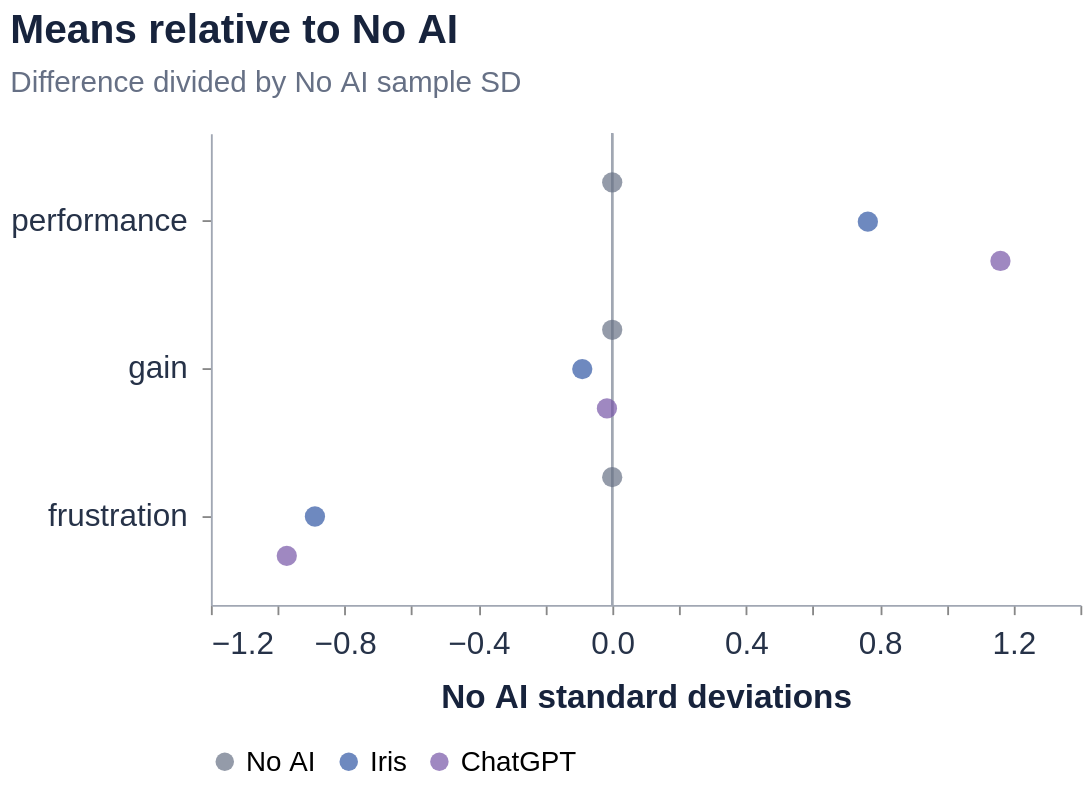

Write the Vega-Lite specification saved for this chart.
### Vega-Lite specification from a JSON file in a GitHub repository (floating-point values rounded to 4 significant figures)
{"$schema": "https://vega.github.io/schema/vega-lite/v6.json", "width": 470, "height": 255, "data": {"values": [{"group": "No AI", "metric": "performance", "standardized": 0}, {"group": "Iris", "metric": "performance", "standardized": 0.7644}, {"group": "ChatGPT", "metric": "performance", "standardized": 1.161}, {"group": "No AI", "metric": "gain", "standardized": 0}, {"group": "Iris", "metric": "gain", "standardized": -0.08952}, {"group": "ChatGPT", "metric": "gain", "standardized": -0.01576}, {"group": "No AI", "metric": "frustration", "standardized": 0}, {"group": "Iris", "metric": "frustration", "standardized": -0.8889}, {"group": "ChatGPT", "metric": "frustration", "standardized": -0.9731}]}, "title": {"text": "Means relative to No AI", "subtitle": "Difference divided by No AI sample SD"}, "layer": [{"mark": {"type": "rule", "color": "#a1a7b3"}, "encoding": {"x": {"datum": 0}}}, {"mark": {"type": "point", "filled": true, "size": 120}, "encoding": {"x": {"field": "standardized", "type": "quantitative", "title": "No AI standard deviations", "scale": {"domain": [-1.2, 1.4]}}, "y": {"field": "metric", "type": "nominal", "sort": ["performance", "gain", "frustration"], "title": null}, "yOffset": {"field": "group", "sort": ["No AI", "Iris", "ChatGPT"]}, "color": {"field": "group", "type": "nominal", "sort": ["No AI", "Iris", "ChatGPT"], "scale": {"domain": ["No AI", "Iris", "ChatGPT"], "range": ["#667085", "#3157a4", "#7656a6"]}, "legend": {"title": null}}}}], "config": {"font": "Arial", "background": "white", "view": {"stroke": null}, "axis": {"labelFontSize": 17, "titleFontSize": 18, "titlePadding": 12, "labelColor": "#263248", "titleColor": "#17233c", "gridColor": "#e6e8ed", "domainColor": "#a1a7b3", "labelPadding": 8, "labelAngle": 0}, "title": {"fontSize": 22, "anchor": "start", "color": "#17233c", "offset": 18, "subtitleFontSize": 16, "subtitleColor": "#667085", "subtitlePadding": 8}, "legend": {"labelFontSize": 15, "titleFontSize": 16, "orient": "bottom"}}}
